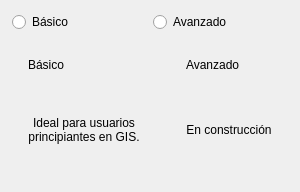
<ui version="4.0">
 <class>WizardMode</class>
 <widget class="QWidget" name="WizardMode">
  <layout class="QVBoxLayout" name="pageLayout">
   <property name="leftMargin"><number>12</number></property>
   <property name="topMargin"><number>12</number></property>
   <property name="rightMargin"><number>12</number></property>
   <property name="bottomMargin"><number>12</number></property>
   <property name="spacing"><number>10</number></property>

     <!-- Hidden radios (compat / state) -->
    <item>
        <widget class="QWidget" name="hidden_radios">
            <property name="visible"><bool>false</bool></property>
            <layout class="QHBoxLayout" name="hiddenRadiosLayout">
                <property name="leftMargin"><number>0</number></property>
                <property name="topMargin"><number>0</number></property>
                <property name="rightMargin"><number>0</number></property>
                <property name="bottomMargin"><number>0</number></property>

                <item>
                    <widget class="QRadioButton" name="radio_basic">
                        <property name="text"><string>Básico</string></property>
                    </widget>
                </item>

                <item>
                    <widget class="QRadioButton" name="radio_advanced">
                        <property name="text"><string>Avanzado</string></property>
                    </widget>
                </item>

            </layout>
        </widget>
    </item>

   <!-- Cards row -->
   <item>
    <layout class="QHBoxLayout" name="cardsRow">
     <property name="spacing"><number>14</number></property>

     <!-- BASIC CARD -->
     <item>
      <widget class="QFrame" name="card_basic">
       <property name="frameShape"><enum>QFrame::NoFrame</enum></property>
       <layout class="QVBoxLayout" name="cardBasicLayout">
        <property name="leftMargin"><number>16</number></property>
        <property name="topMargin"><number>16</number></property>
        <property name="rightMargin"><number>16</number></property>
        <property name="bottomMargin"><number>16</number></property>
        <property name="spacing"><number>10</number></property>

        <item>
         <layout class="QHBoxLayout" name="basicHead">
          <property name="spacing"><number>10</number></property>

          <item>
           <widget class="QLabel" name="lbl_basic_title">
            <property name="text"><string>Básico</string></property>
           </widget>
          </item>

          <item>
           <spacer name="sp_basic_head">
            <property name="orientation"><enum>Qt::Horizontal</enum></property>
            <property name="sizeHint" stdset="0"><size><width>10</width><height>10</height></size></property>
           </spacer>
          </item>
         </layout>
        </item>

        <!-- =========== card content center =========== -->
        <item>
            <layout class="QVBoxLayout" name="basicBodyLayout">
                <property name="spacing"><number>10</number></property>

                <!-- up spacer -->
                <item>
                <spacer name="sp_basic_top">
                    <property name="orientation"><enum>Qt::Vertical</enum></property>
                    <property name="sizeHint" stdset="0"><size><width>10</width><height>10</height></size></property>
                </spacer>
                </item>

                <!-- icon -->
                <item>
                <widget class="QLabel" name="img_basic">
                    <property name="alignment"><set>Qt::AlignHCenter|Qt::AlignVCenter</set></property>
                    <property name="scaledContents"><bool>false</bool></property>
                    <property name="text"><string></string></property>
                </widget>
                </item>

                <!-- desc -->
                <item>
                <widget class="QLabel" name="lbl_basic_desc">
                    <property name="alignment"><set>Qt::AlignHCenter|Qt::AlignTop</set></property>
                    <property name="wordWrap"><bool>true</bool></property>
                    <property name="text"><string>Ideal para usuarios principiantes en GIS.</string></property>
                </widget>
                </item>

                <!-- down spacer -->
                <item>
                <spacer name="sp_basic_bottom">
                    <property name="orientation"><enum>Qt::Vertical</enum></property>
                    <property name="sizeHint" stdset="0"><size><width>10</width><height>10</height></size></property>
                </spacer>
                </item>
            </layout>
        </item>


       </layout>
      </widget>
     </item>

     <!-- ADVANCED CARD -->
     <item>
      <widget class="QFrame" name="card_advanced">
       <property name="frameShape"><enum>QFrame::NoFrame</enum></property>
       <layout class="QVBoxLayout" name="cardAdvancedLayout">
        <property name="leftMargin"><number>16</number></property>
        <property name="topMargin"><number>16</number></property>
        <property name="rightMargin"><number>16</number></property>
        <property name="bottomMargin"><number>16</number></property>
        <property name="spacing"><number>10</number></property>

        <item>
         <layout class="QHBoxLayout" name="advHead">
          <property name="spacing"><number>10</number></property>

          <item>
           <widget class="QLabel" name="lbl_adv_title">
            <property name="text"><string>Avanzado</string></property>
           </widget>
          </item>

          <item>
           <spacer name="sp_adv_head">
            <property name="orientation"><enum>Qt::Horizontal</enum></property>
            <property name="sizeHint" stdset="0"><size><width>10</width><height>10</height></size></property>
           </spacer>
          </item>
         </layout>
        </item>

        <!-- =========== card content center =========== -->
        <item>
            <layout class="QVBoxLayout" name="advBodyLayout">
                <property name="spacing"><number>10</number></property>

                <!-- up spacer -->
                <item>
                <spacer name="sp_adv_top">
                    <property name="orientation"><enum>Qt::Vertical</enum></property>
                    <property name="sizeHint" stdset="0"><size><width>10</width><height>10</height></size></property>
                </spacer>
                </item>

                <!-- icon -->
                <item>
                    <widget class="QLabel" name="img_advanced">
                        <property name="alignment"><set>Qt::AlignHCenter|Qt::AlignVCenter</set></property>
                        <property name="scaledContents"><bool>false</bool></property>
                        <property name="text"><string></string></property>
                    </widget>
                </item>

                <!-- desc -->
                <item>
                <widget class="QLabel" name="lbl_adv_desc">
                    <property name="alignment"><set>Qt::AlignHCenter|Qt::AlignTop</set></property>
                    <property name="wordWrap"><bool>true</bool></property>
                    <property name="text"><string>En construcción</string></property>
                </widget>
                </item>

                <!-- down spacer -->
                <item>
                <spacer name="sp_adv_bottom">
                    <property name="orientation"><enum>Qt::Vertical</enum></property>
                    <property name="sizeHint" stdset="0"><size><width>10</width><height>10</height></size></property>
                </spacer>
                </item>
            </layout>
        </item>
       </layout>
      </widget>
     </item>

    </layout>
   </item>

   <!-- Spacer to push down -->
   <item>
    <spacer name="sp_page_bottom">
     <property name="orientation"><enum>Qt::Vertical</enum></property>
     <property name="sizeHint" stdset="0"><size><width>10</width><height>10</height></size></property>
    </spacer>
   </item>

  </layout>
 </widget>
 <resources/>
 <connections/>
</ui>
